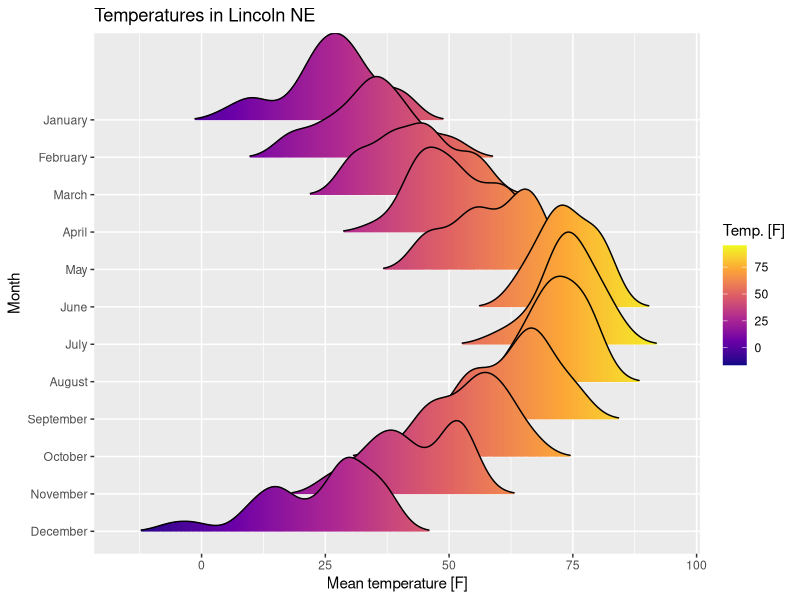

This figure's R source:



#### load libraries ####
library(ggplot2)
library(data.table)
library(ggridges)

## load data
data(lincoln_weather)

setDT(lincoln_weather)

setnames(lincoln_weather,
         c("Mean Temperature [F]"), 
         c("mean_temp"))

ggplot(lincoln_weather,
       aes(x = mean_temp, 
           y = Month, 
           fill = stat(x))) +
  geom_density_ridges_gradient(scale = 3, 
                               size = 0.3, 
                               rel_min_height = 0.01) +
  scale_fill_viridis_c(name = "Temp. [F]", option = "C") +
  xlab("Mean temperature [F]") +
  labs(title = 'Temperatures in Lincoln NE')
